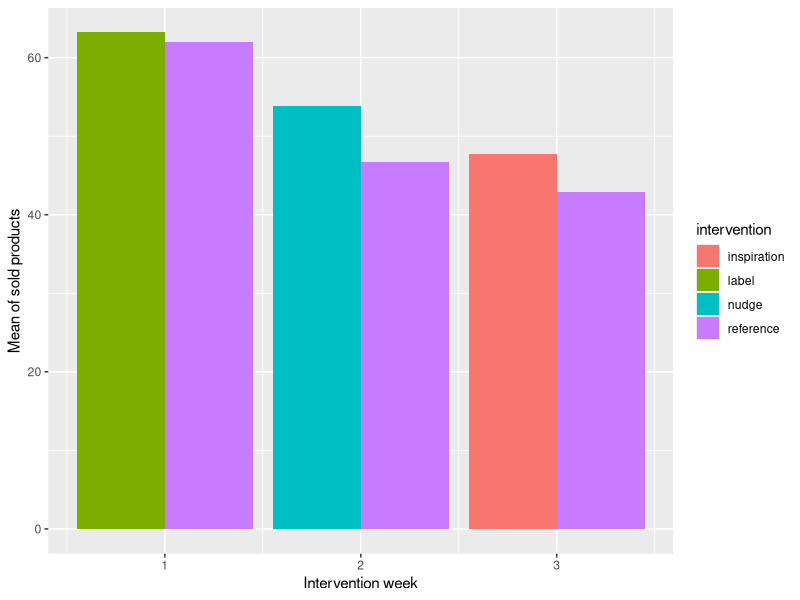
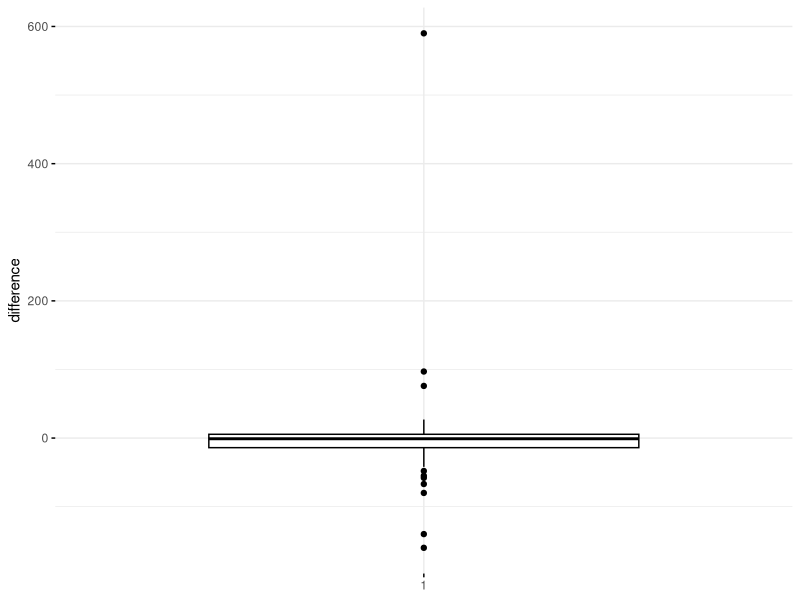
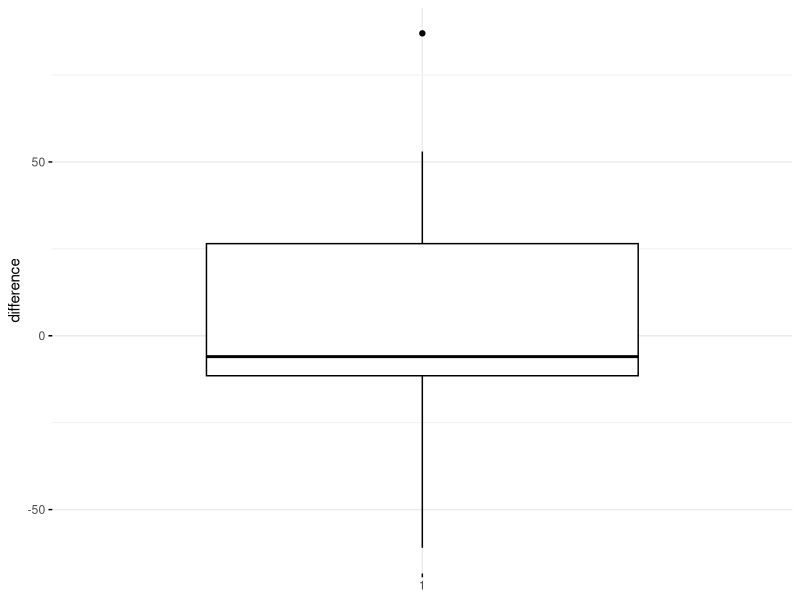
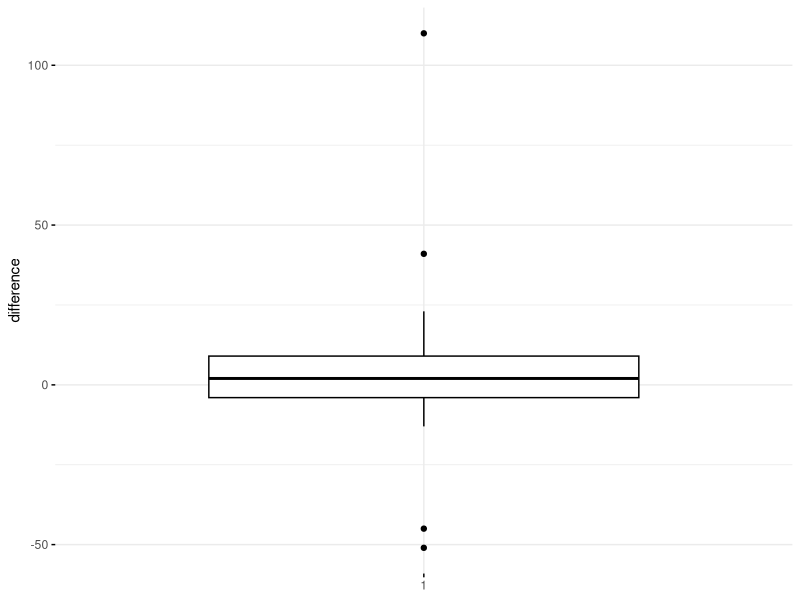

These charts were generated, in order, by the following R code: (Note: this script raises an error after producing the figures.)
## ---- chunk 1


library(tidyverse)
library(readr)
library(dplyr)
library(lme4)
library(tidyr)
library(ggpubr)
library(rstatix)
## ---- chunk 2
df_big_final <- read_csv("df_big_final.csv")



## ---- chunk 3


###### Bar plot

df_bar_overall <- df_big_final %>%
  ggplot(aes(week, oms, fill = intervention))+geom_bar( stat = "summary", position = "dodge")+ 
  xlab("Intervention week")+ ylab("Mean of sold products")

df_bar_overall
## ---- chunk 4

# Create data frames for each week
df_week_1 <- filter(df_big_final, week != 2 & week !=3)

df_week_2 <- filter(df_big_final, week != 1 & week !=3)

df_week_3 <- filter(df_big_final, week != 1 & week !=2)


## ---- chunk 5

# Load in data
df_w_1 <- read_csv("df_w_1.csv")
df_w_2 <- read_csv("df_w_2.csv")
df_w_3 <- read_csv("df_w_3.csv")



# Statistical summaries of difference
summary(df_w_1$diff)
summary(df_w_2$diff)
summary(df_w_3$diff)



library(ggpubr)
ggboxplot(df_w_1$diff, 
          ylab = "difference", xlab = FALSE,
          ggtheme = theme_minimal())


ggboxplot(df_w_2$diff, 
          ylab = "difference", xlab = FALSE,
          ggtheme = theme_minimal())


ggboxplot(df_w_3$diff, 
          ylab = "difference", xlab = FALSE,
          ggtheme = theme_minimal())


## ---- chunk 6



# Hypothesis 1
df_w_1$diff_perc <- (df_w_1$oms.x - df_w_1$oms.y)/df_w_1$oms.y*100

df_w_1$diff_perc <- round(df_w_1$diff_perc, digits = 1)


mean(df_w_1$diff_perc, na.rm = TRUE)
sd(df_w_1$diff_perc, na.rm = TRUE)



# Visualizing
bxp_w_1 <- ggboxplot(
  df_w_1$diff_perc, width = 0.5, add = c("mean", "jitter"), 
  ylab = "Difference (%)", xlab = FALSE
  )+
  ggtitle("Boxplot of Label Intervention")+
  theme_solarized()

bxp_w_1



# Normality
ggqqplot(df_w_1, x = "diff_perc")

stat.test <- t.test(df_w_1$diff_perc, mu = 0, alternative = "greater")
stat.test_1


# Effect size
df_w_1 %>% cohens_d(diff_perc ~ 1, mu = 0) # small effect size

# Density plot
ggdensity(df_w_1, x = "diff_perc", rug = TRUE, fill = "lightgray") +
  scale_x_continuous(limits = c(-75, 75)) +
  stat_central_tendency(type = "mean", color = "red", linetype = "dashed") +
  geom_vline(xintercept = 0, color = "blue", linetype = "dashed") 




## ---- chunk 7
# Hypothesis 2

df_w_2$diff_perc <- (df_w_2$oms.x - df_w_2$oms.y)/df_w_2$oms.y*100

df_w_2$diff_perc <- round(df_w_2$diff_perc, digits = 1)


mean(df_w_2$diff_perc)
sd(df_w_2$diff_perc)



# Visualizing
bxp_w_2 <- ggboxplot(
  df_w_2$diff_perc, width = 0.5, add = c("mean", "jitter"), 
  ylab = "Difference (%)", xlab = FALSE
  )+
  ggtitle("Boxplot of Nudging Intervention")+
  theme_solarized()

bxp_w_2



# Normality
ggqqplot(df_w_2, x = "diff_perc")

stat.test <- t.test(df_w_2$diff_perc, mu = 0, alternative = "greater")



# Effect size
df_w_2 %>% cohens_d(diff_perc ~ 1, mu = 0) # small effect size

# Density plot
ggdensity(df_w_2, x = "diff_perc", rug = TRUE, fill = "lightgray") +
  scale_x_continuous(limits = c(-60, 145)) +
  stat_central_tendency(type = "mean", color = "red", linetype = "dashed") +
  geom_vline(xintercept = 0, color = "blue", linetype = "dashed") 



bxp_w_2 

## ---- chunk 8
# Hypothesis 3
df_w_3$diff_perc <- (df_w_3$oms.x - df_w_3$oms.y)/df_w_3$oms.y*100

df_w_3$diff_perc <- round(df_w_3$diff_perc, digits = 1)



mean(df_w_3$diff_perc)
sd(df_w_3$diff_perc)



# Visualizing
bxp_w_3 <- ggboxplot(
  df_w_3$diff_perc, width = 0.5, add = c("mean", "jitter"), 
  ylab = "Difference (%)", xlab = FALSE
  )+
  ggtitle("Boxplot of Inspiration Intervention")+
  theme_solarized()

bxp_w_3



# Normality
ggqqplot(df_w_3, x = "diff_perc")



# Effect size
df_w_3 %>% cohens_d(diff_perc ~ 1, mu = 0) # small effect size

# Density plot
ggdensity(df_w_3, x = "diff_perc", rug = TRUE, fill = "lightgray") +
  scale_x_continuous(limits = c(-105, 230)) +
  stat_central_tendency(type = "mean", color = "red", linetype = "dashed") +
  geom_vline(xintercept = 0, color = "blue", linetype = "dashed") 



bxp_w_3
## ---- chunk 9

df_overall <- rbind(df_w_1, df_w_2, df_w_3)

df_overall$intervention <- as.factor(df_overall$intervention)

df_overall %>%
  group_by(intervention) %>%
  summarise(mean_difference_score = mean(diff, na.rm = T), se = sd(diff, na.rm = T)/(sqrt(length(diff)))) %>% 
  ggplot(aes(intervention, mean_difference_score, fill = intervention)) +
  geom_bar(stat = "summary") +
  geom_errorbar(aes(ymin=mean_difference_score-se, ymax=mean_difference_score+se), width=.2,
                position=position_dodge(.9))


## ---- chunk 10

df_lab_nug <- read_csv("df_lab_nug.csv")

df_lab_nug$intervention <- as.factor(df_lab_nug$intervention)

# summary stats
df_lab_nug %>%
  group_by(intervention) %>%
  get_summary_stats(diff_perc, type = "mean_sd")


# Visualizing data
bxp_lab_nug <- ggboxplot(
  df_lab_nug, x = "intervention", y = "diff_perc", 
  ylab = "Difference (%)", xlab = "Intervention", add = "jitter"
  )+
  ggtitle("Comparison of Nudging and Label Intervention")+
  theme_solarized()
bxp_lab_nug


# Normality
ggqqplot(df_lab_nug, x = "diff_perc", facet.by = "intervention")



# Equality of variance
df_lab_nug %>% levene_test(diff_perc ~ intervention) # No significant difference


df_lab_nug$intervention <- relevel(df_lab_nug$intervention, ref = "nudge")

t.test(diff_perc ~ intervention, alternative = "greater", data = df_lab_nug) # Welch one-tailed two-sample t-test

# Effect size


 
df_lab_nug %>% cohens_d(diff_perc ~ intervention, var.equal = F)

## ---- chunk 11
# Does inspiration have a greater effect than the two other interventions

# Relevel intervention - inspiration as baseline
df_overall$intervention <- relevel(df_overall$intervention, ref = "inspiration")

m1 <- lmer(diff ~ intervention + (1|vare_grp), data = df_overall, REML = FALSE)

summary(m1)
## ---- chunk 12
# Hypothesis 1

t.test(df_w_1$diff_perc, mu = 0, alternative = "greater")
wilcox.test(df_w_1$diff_perc, mu = 0, alternative = "greater")

# Hypothesis 2
t.test(df_w_2$diff_perc, mu = 0, alternative = "greater")

# Hypothesis 3
t.test(df_w_3$diff_perc, mu = 0, alternative = "greater")


## ---- chunk 13
df_overall$diff_perc <- (df_overall$oms.x - df_overall$oms.y)/df_overall$oms.y*100

df_overall$diff_perc <- round(df_overall$diff_perc, digits = 1)

install.packages('ggthemes', dependencies = TRUE)
library(ggthemes)


df_overall %>%
  group_by(intervention) %>%
  summarise(mean_difference_score = mean(diff_perc, na.rm = T), se = sd(diff_perc, na.rm = T)/(sqrt(length(diff_perc)))) %>% 
  ggplot(aes(intervention, mean_difference_score, fill = intervention)) +
  geom_bar(stat = "summary") +
  geom_errorbar(aes(ymin=mean_difference_score-se, ymax=mean_difference_score+se), width=.2,
                position=position_dodge(.9))+
  theme_solarized()+
  scale_fill_brewer(palette="Blues")+
  labs(x = "Intervention", y = "Difference score in percentage")+
  ggtitle("Intervention Effect on Purchase of Climate-friendly Products")
## ---- chunk 14
ggplot(data=chol, aes(chol$AGE)) + 
  geom_histogram()
